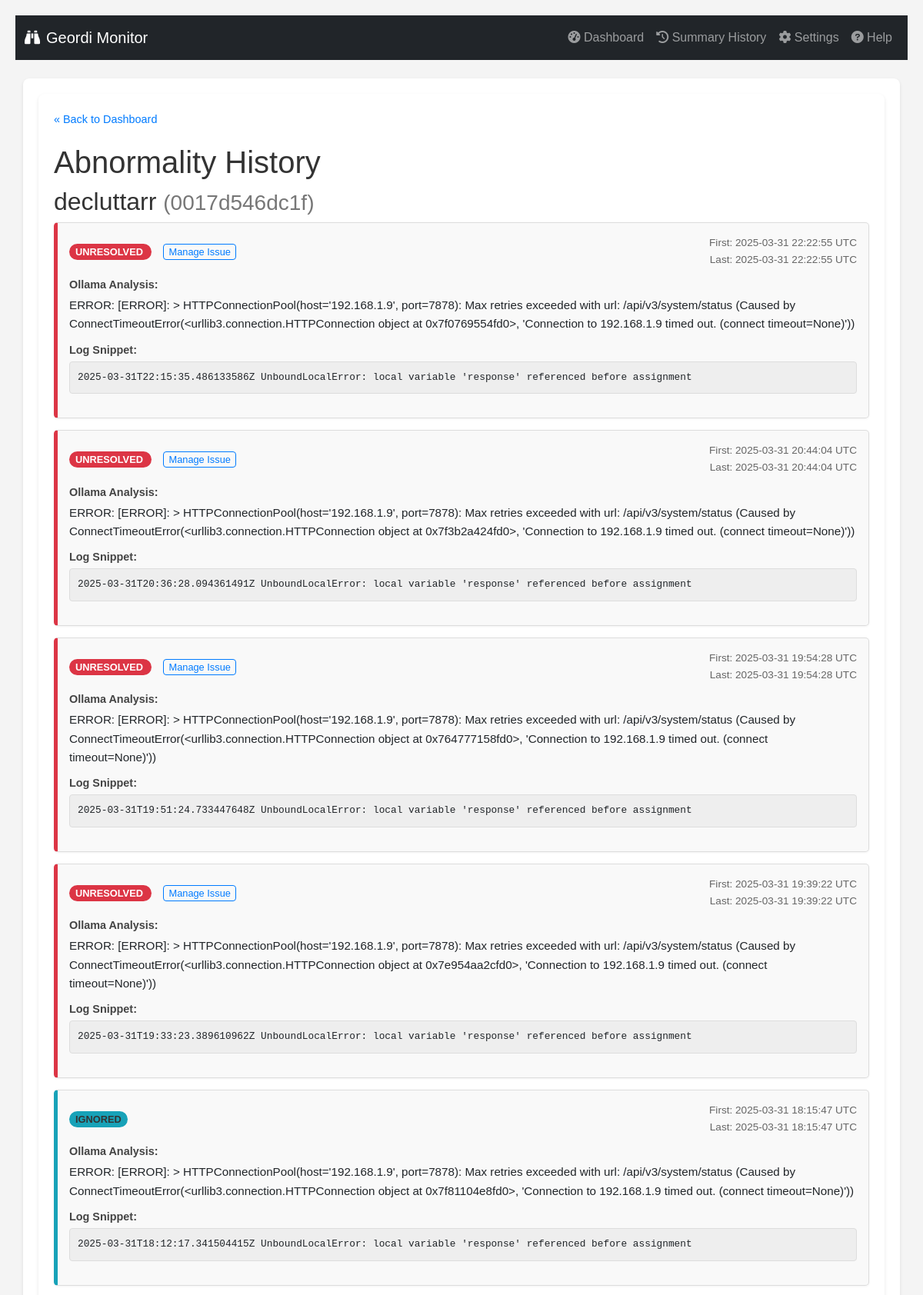
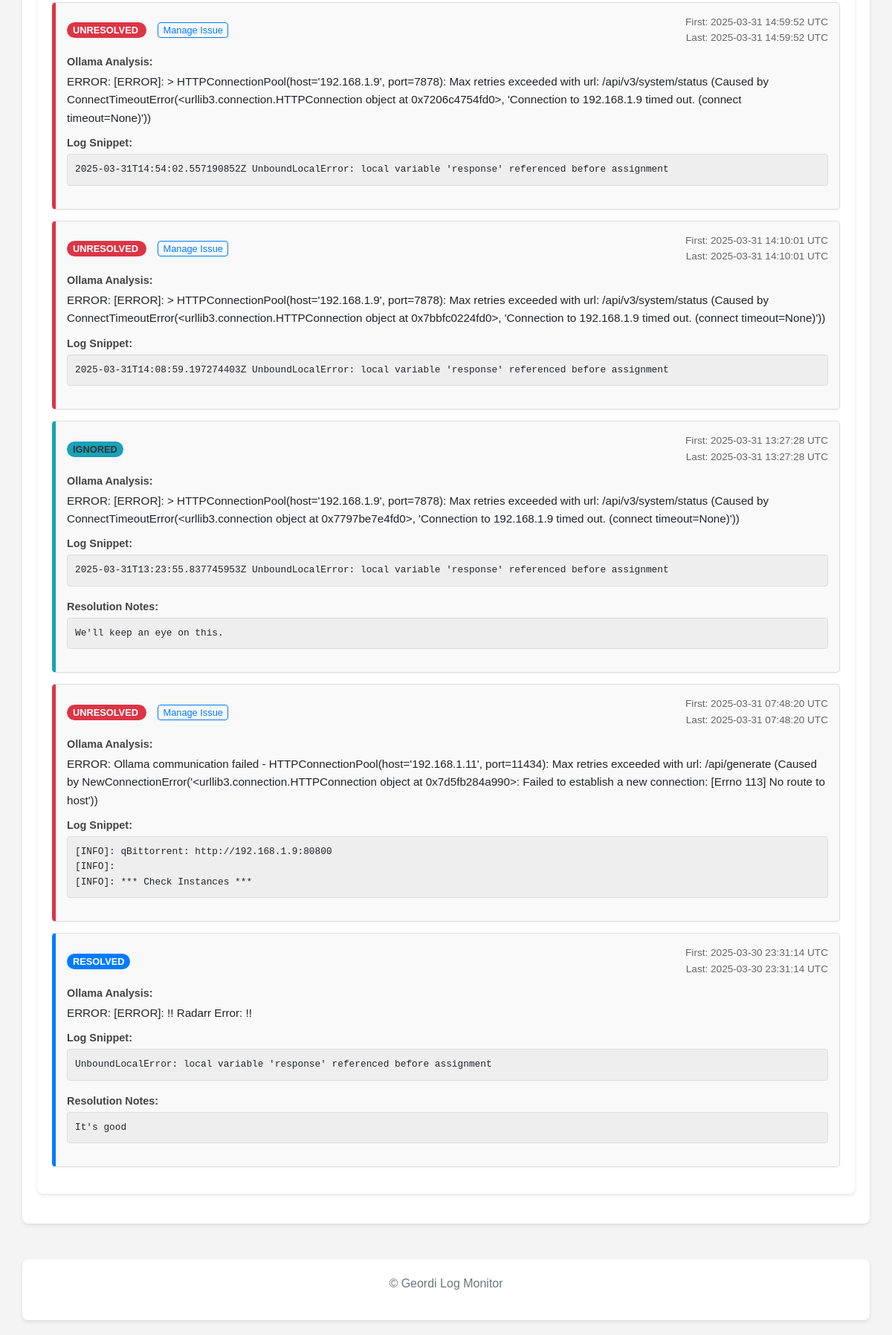
The page /history/0017d546dc1f46716793e1c64cf247741452adafab3b250ec46613c9ae79e0b0 on the database its author committed (2 pictures, top to bottom).
### tables this page shows
CREATE TABLE abnormalities (
                id INTEGER PRIMARY KEY AUTOINCREMENT,
                container_name TEXT NOT NULL,
                container_id TEXT NOT NULL,
                log_snippet TEXT NOT NULL,
                ollama_analysis TEXT,
                first_detected_timestamp TEXT,
                last_detected_timestamp TEXT,
                status TEXT DEFAULT 'unresolved',
                resolution_notes TEXT,
                UNIQUE(container_id, log_snippet)
            );

### routes/ui_routes.py (the view)
@ui_bp.route('/history/<string:container_id>')
def container_history(container_id):
    if not container_id or not all(c in '0123456789abcdefABCDEF' for c in container_id) or len(container_id) < 12:
        logging.warning(f"Invalid container ID format requested in history: {container_id}")
        abort(404) # Not Found for invalid ID format
    logger.info(f"Fetching history for container_id: {container_id}")
    history_records = db.get_abnormalities_by_container(container_id)
    logger.info(f"Found {len(history_records)} history records for {container_id}.")
    container_name = history_records[0]['container_name'] if history_records else f"Unknown Container (ID: {container_id[:12]}...)"
    display_timezone_obj = get_display_timezone()
    current_color_settings = {}
    try:
        app_settings_local = getattr(current_app, 'app_settings', None)
        if app_settings_local is not None:
             with current_app.settings_lock:
                  current_color_settings = {k: v for k, v in app_settings_local.items() if k.startswith('color_')}
        else:
            logging.error("App settings not found on current_app in history route.")
            flash("Could not load color settings (app state missing).", "warning")
    except AttributeError as e:
        logging.error(f"Failed to access settings lock/dict in history route: {e}")
        flash("Could not load color settings.", "warning")
    except Exception as e:
        logging.exception(f"Unexpected error getting colors in history route: {e}")
        flash("Error loading color settings.", "error")
    return render_template('history.html',
                           records=history_records,
                           container_name=container_name,
                           container_id=container_id,
                           timezone_obj=display_timezone_obj, # Pass timezone object for potential use in template filters
                           color_settings=current_color_settings)

### db.py (called while the page is built)
def _parse_iso_datetime(iso_string):
    if not iso_string: return None
    try:
        if 'Z' in iso_string:
             dt = datetime.datetime.fromisoformat(iso_string.replace('Z', '+00:00'))
        elif '+' in iso_string or '-' in iso_string[10:]: # Check for timezone offset
             dt = datetime.datetime.fromisoformat(iso_string)
        else:
             dt = datetime.datetime.fromisoformat(iso_string).replace(tzinfo=timezone.utc)
        return dt.astimezone(timezone.utc) # Ensure it's always UTC
    except (ValueError, TypeError) as e:
        logging.warning(f"Could not parse ISO timestamp '{iso_string}': {e}. Returning as string.")
        return iso_string

def get_db():
    try:
        os.makedirs(DATABASE_DIR, exist_ok=True)
    except OSError as e:
        logging.error(f"Could not create database directory {DATABASE_DIR}: {e}")
    conn = sqlite3.connect(DATABASE, detect_types=sqlite3.PARSE_DECLTYPES | sqlite3.PARSE_COLNAMES)
    conn.row_factory = sqlite3.Row
    return conn

def _row_to_dict_with_parsed_dates(row):
    if not row: return None
    item = dict(row)
    item['first_detected_timestamp'] = _parse_iso_datetime(item.get('first_detected_timestamp'))
    item['last_detected_timestamp'] = _parse_iso_datetime(item.get('last_detected_timestamp'))
    item['timestamp'] = _parse_iso_datetime(item.get('timestamp'))
    return item

def get_abnormalities_by_container(container_id, limit=50):
    conn = get_db(); cursor = conn.cursor(); results = []
    try:
        cursor.execute("SELECT * FROM abnormalities WHERE container_id = ? ORDER BY last_detected_timestamp DESC LIMIT ?", (container_id, limit))
        rows = cursor.fetchall()
        for row in rows: results.append(_row_to_dict_with_parsed_dates(row))
        logging.debug(f"Fetched {len(results)} abnormalities for container {container_id[:12]} (limit {limit}).")
    except sqlite3.Error as e: logging.error(f"Error fetching abnormalities for container {container_id[:12]}: {e}")
    finally: conn.close()
    return results

### utils.py (called while the page is built)
def get_display_timezone():
    global SCHEDULER_TIMEZONE # Allow modification on fallback
    try:
        return pytz.timezone(SCHEDULER_TIMEZONE)
    except pytz.exceptions.UnknownTimeZoneError:
        logging.warning(f"Invalid TZ '{SCHEDULER_TIMEZONE}' specified. Using UTC.")
        SCHEDULER_TIMEZONE = "UTC" # Update the global for consistency if needed
        return pytz.utc

### templates/history.html (shortened to what this page needs)
{% extends "base.html" %}
{% block content %}
    <div class="history-container">
        <a href="{{ url_for('ui.index') }}" class="back-link">« Back to Dashboard</a>
        <h1>Abnormality History</h1>
        <h2>{{ container_name }} <small style="color: #777;">({{ container_id[:12] }})</small></h2>
        {% if records %}
            <ul class="history-list">
                {% for record in records %}
                    <li class="history-item" data-status="{{ record.status }}">
                        <div class="history-header">
                            <div>
                                <span class="status-badge status-{{ record.status }}">
                                    {{ record.status | replace('_', ' ') | title }}
                                </span>
                                {% if record.status == 'unresolved' %}
                                    <a href="{{ url_for('ui.manage_abnormality', abnormality_id=record.id) }}" class="manage-link-history">Manage Issue</a>
                                {% endif %}
                            </div>
                            <div class="timestamps">
                                {% if record.first_detected_timestamp %}
                                First: {% if record.first_detected_timestamp and timezone_obj %}
    {{ record.first_detected_timestamp.astimezone(timezone_obj).strftime('%Y-%m-%d %H:%M:%S %Z') }}
{% else %}
    {{ record.first_detected_timestamp if record.first_detected_timestamp else 'N/A' }}
{% endif %}                                    <br>
                                {% endif %}
Last: {% if record.last_detected_timestamp and timezone_obj %}
    {{ record.last_detected_timestamp.astimezone(timezone_obj).strftime('%Y-%m-%d %H:%M:%S %Z') }}
{% else %}
    {{ record.last_detected_timestamp if record.last_detected_timestamp else 'N/A' }}
{% endif %}
                            </div>
                        </div>
                        <div class="detail-block">
                            <strong>Ollama Analysis:</strong>
                            <p>{{ record.ollama_analysis | default('(Not Available)', true) }}</p>
                        </div>
                        <div class="detail-block">
                            <strong>Log Snippet:</strong>
                            <pre>{{ record.log_snippet | default('(Not Available)', true) }}</pre>
                        </div>
                         {% if record.resolution_notes %}
                         <div class="detail-block">
                            <strong>Resolution Notes:</strong>
                            <pre>{{ record.resolution_notes }}</pre>
                        </div>
                         {% endif %}
                    </li>
                {% endfor %}
            </ul>
        {% else %}
            <p>No abnormality history found for this container.</p>
        {% endif %}
    </div>
{% endblock %}

### static/style.css (style rules this page uses)
body { font-family: sans-serif; line-height: 1.6; margin: 20px; background-color: #f4f4f4; }
h1, h2 { color: #333; }
pre { background: #eee; padding: 10px; border-radius: 4px; white-space: pre-wrap; word-wrap: break-word; font-size: 0.9em; max-height: 200px; overflow-y: auto; }
.status-unresolved { color: red; font-weight: bold; }
.status-resolved { color: green; }
.status-ignored { color: orange; }

### templates/history.html (style rules this page uses)
.history-container { background: #fff; padding: 20px; border-radius: 8px; box-shadow: 0 2px 4px rgba(0,0,0,0.1); margin-bottom: 20px; max-width: 1200px; margin-left: auto; margin-right: auto; }
.history-list { list-style: none; padding: 0; }
.history-item { background-color: #f9f9f9; border: 1px solid #ddd; border-radius: 5px; margin-bottom: 15px; padding: 15px; box-shadow: 0 1px 3px rgba(0,0,0,0.05); border-left: 5px solid #ccc; }
.history-header { display: flex; justify-content: space-between; align-items: center; margin-bottom: 10px; flex-wrap: wrap; gap: 10px; }
.status-badge { padding: 3px 8px; border-radius: 12px; font-size: 0.8em; font-weight: bold; text-transform: uppercase; color: white; white-space: nowrap; }
.status-unresolved { background-color: red; }
.status-resolved { background-color: green; }
.status-ignored { background-color: orange; color: #333; }
.timestamps { font-size: 0.85em; color: #666; text-align: right; }
.detail-block { margin-bottom: 10px; }
.detail-block strong { display: block; color: #444; margin-bottom: 3px; font-size: 0.9em; }
.detail-block p { margin: 0; font-size: 0.95em; }
.detail-block pre { background: #eee; padding: 10px; border-radius: 4px; white-space: pre-wrap; word-wrap: break-word; font-size: 0.8em; max-height: 200px; overflow-y: auto; border: 1px solid #ddd; font-family: monospace; }
.manage-link-history { font-size: 0.8em; margin-left: 15px; padding: 2px 6px; border: 1px solid #007bff; color: #007bff; text-decoration: none; border-radius: 4px; white-space: nowrap; }
.back-link { display: inline-block; margin-bottom: 20px; color: #007bff; text-decoration: none; font-size: 0.9em; }

### rows shown on the page
abnormalities: container_name "decluttarr", status "UNRESOLVED", first_detected_timestamp.astimezone "2025-03-31 22:22:55 UTC", last_detected_timestamp.astimezone "2025-03-31 22:22:55 UTC", ollama_analysis "ERROR: [ERROR]: > HTTPConnectionPool(host='192.168.1.9', port=7878): Max retries exceeded with url: /api/v3/system/status (Caused by ConnectTimeoutError(<urllib3.connection.HTTPConnection object at 0x7f0769554fd0>, 'Connection to 192.168.1.9 timed out. (connect timeout=None)'))", log_snippet "2025-03-31T22:15:35.486133586Z UnboundLocalError: local variable 'response' referenced before assignment"
abnormalities: status "UNRESOLVED", first_detected_timestamp.astimezone "2025-03-31 20:44:04 UTC", last_detected_timestamp.astimezone "2025-03-31 20:44:04 UTC", ollama_analysis "ERROR: [ERROR]: > HTTPConnectionPool(host='192.168.1.9', port=7878): Max retries exceeded with url: /api/v3/system/status (Caused by ConnectTimeoutError(<urllib3.connection.HTTPConnection object at 0x7f3b2a424fd0>, 'Connection to 192.168.1.9 timed out. (connect timeout=None)'))", log_snippet "2025-03-31T20:36:28.094361491Z UnboundLocalError: local variable 'response' referenced before assignment"
abnormalities: status "UNRESOLVED", first_detected_timestamp.astimezone "2025-03-31 19:54:28 UTC", last_detected_timestamp.astimezone "2025-03-31 19:54:28 UTC", ollama_analysis "ERROR: [ERROR]: > HTTPConnectionPool(host='192.168.1.9', port=7878): Max retries exceeded with url: /api/v3/system/status (Caused by ConnectTimeoutError(<urllib3.connection.HTTPConnection object at 0x764777158fd0>, 'Connection to 192.168.1.9 timed out. (connect timeout=None)'))", log_snippet "2025-03-31T19:51:24.733447648Z UnboundLocalError: local variable 'response' referenced before assignment"
abnormalities: status "UNRESOLVED", first_detected_timestamp.astimezone "2025-03-31 19:39:22 UTC", last_detected_timestamp.astimezone "2025-03-31 19:39:22 UTC", ollama_analysis "ERROR: [ERROR]: > HTTPConnectionPool(host='192.168.1.9', port=7878): Max retries exceeded with url: /api/v3/system/status (Caused by ConnectTimeoutError(<urllib3.connection.HTTPConnection object at 0x7e954aa2cfd0>, 'Connection to 192.168.1.9 timed out. (connect timeout=None)'))", log_snippet "2025-03-31T19:33:23.389610962Z UnboundLocalError: local variable 'response' referenced before assignment"
abnormalities: status "IGNORED", first_detected_timestamp.astimezone "2025-03-31 18:15:47 UTC", last_detected_timestamp.astimezone "2025-03-31 18:15:47 UTC", ollama_analysis "ERROR: [ERROR]: > HTTPConnectionPool(host='192.168.1.9', port=7878): Max retries exceeded with url: /api/v3/system/status (Caused by ConnectTimeoutError(<urllib3.connection.HTTPConnection object at 0x7f81104e8fd0>, 'Connection to 192.168.1.9 timed out. (connect timeout=None)'))", log_snippet "2025-03-31T18:12:17.341504415Z UnboundLocalError: local variable 'response' referenced before assignment"
abnormalities: status "UNRESOLVED", first_detected_timestamp.astimezone "2025-03-31 14:59:52 UTC", last_detected_timestamp.astimezone "2025-03-31 14:59:52 UTC", ollama_analysis "ERROR: [ERROR]: > HTTPConnectionPool(host='192.168.1.9', port=7878): Max retries exceeded with url: /api/v3/system/status (Caused by ConnectTimeoutError(<urllib3.connection.HTTPConnection object at 0x7206c4754fd0>, 'Connection to 192.168.1.9 timed out. (connect timeout=None)'))", log_snippet "2025-03-31T14:54:02.557190852Z UnboundLocalError: local variable 'response' referenced before assignment"
abnormalities: status "UNRESOLVED", first_detected_timestamp.astimezone "2025-03-31 14:10:01 UTC", last_detected_timestamp.astimezone "2025-03-31 14:10:01 UTC", ollama_analysis "ERROR: [ERROR]: > HTTPConnectionPool(host='192.168.1.9', port=7878): Max retries exceeded with url: /api/v3/system/status (Caused by ConnectTimeoutError(<urllib3.connection.HTTPConnection object at 0x7bbfc0224fd0>, 'Connection to 192.168.1.9 timed out. (connect timeout=None)'))", log_snippet "2025-03-31T14:08:59.197274403Z UnboundLocalError: local variable 'response' referenced before assignment"
abnormalities: status "IGNORED", first_detected_timestamp.astimezone "2025-03-31 13:27:28 UTC", last_detected_timestamp.astimezone "2025-03-31 13:27:28 UTC", ollama_analysis "ERROR: [ERROR]: > HTTPConnectionPool(host='192.168.1.9', port=7878): Max retries exceeded with url: /api/v3/system/status (Caused by ConnectTimeoutError(<urllib3.connection object at 0x7797be7e4fd0>, 'Connection to 192.168.1.9 timed out. (connect timeout=None)'))", log_snippet "2025-03-31T13:23:55.837745953Z UnboundLocalError: local variable 'response' referenced before assignment", resolution_notes "We'll keep an eye on this."
abnormalities: status "UNRESOLVED", first_detected_timestamp.astimezone "2025-03-31 07:48:20 UTC", last_detected_timestamp.astimezone "2025-03-31 07:48:20 UTC", ollama_analysis "ERROR: Ollama communication failed - HTTPConnectionPool(host='192.168.1.11', port=11434): Max retries exceeded with url: /api/generate (Caused by NewConnectionError('<urllib3.connection.HTTPConnection object at 0x7d5fb284a990>: Failed to establish a new connection: [Errno 113] No route to host'))", log_snippet "[INFO]: qBittorrent: http://192.168.1.9:80800 [INFO]: [INFO]: *** Check Instances ***"
abnormalities: status "RESOLVED", first_detected_timestamp.astimezone "2025-03-30 23:31:14 UTC", last_detected_timestamp.astimezone "2025-03-30 23:31:14 UTC", ollama_analysis "ERROR: [ERROR]: !! Radarr Error: !!", log_snippet "UnboundLocalError: local variable 'response' referenced before assignment", resolution_notes "It's good"

### other values the page prints
{{ container_id[:12] }} "0017d546dc1f"
